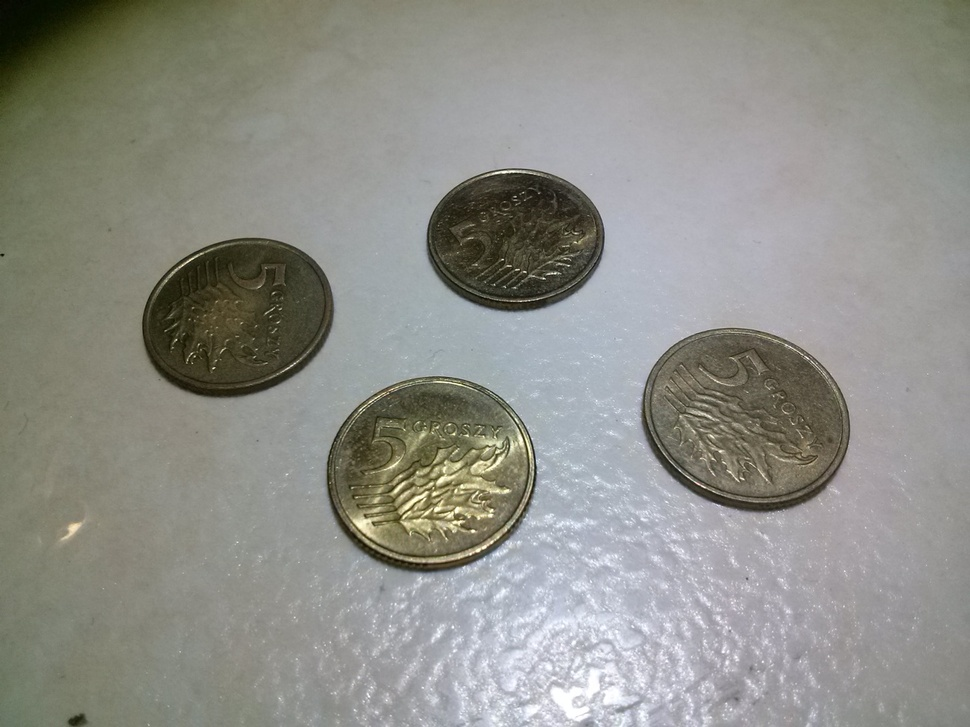
#> input picture Sprawozdanie/zdjecia/1280 x 960/CAM01584.jpg, 970 x 727 px, shrunk from 1280 x 960 before the run; its folder holds only this picture in this run
$ python 'Testowanie wykrywania okregow.py'   (older library calls are emulated)
#> lines starting #> are read from the running program, lines starting #| are printed output that depends on the picture; after the words box and inside, x2 and y2 are one past the last pixel; in counts of white or black regions, pixels touching at a corner belong together
import cv2
from matplotlib import pyplot as plt
import numpy as np
import os
import gc


def progowanie(image):
    print("\tTrwa wykrywanie konturow...")

    gray = cv2.cvtColor(image, cv2.COLOR_RGB2GRAY)

    blurred = cv2.GaussianBlur(gray, (5, 5), 0)

    canny = cv2.Canny(blurred, 50, 100)

    print("\tKoniec wykrywania konturow.")
    return canny


def main():
    sciezkaZrodlowa = "zdjecia/1280 x 960/"
    sciezkaDocelowa = "Testowanie wykrywania okregow/1280 x 960/"

    tytul = os.listdir(sciezkaZrodlowa)


    for i in range(len(tytul)):
        print("Trwa przetwarzanie obrazu o indeksie i = " + str(i) + "/" + str(len(tytul)) + " (" + tytul[i])
        oryginal = cv2.imread(sciezkaZrodlowa + tytul[i], cv2.IMREAD_COLOR)
#> oryginal is the input picture: shape (727, 970, 3); mean B, G, R 136.3, 143.2, 142.7
        minimalnyPromien = int(min(oryginal.shape[:2])/20)
#> minimalnyPromien = 36
        maksymalnyPromien = int(min(oryginal.shape[:2])/3)
#> maksymalnyPromien = 242


        image = progowanie(oryginal)
#> in progowanie, `gray = cv2.cvtColor(image, cv2.COLOR_RGB2GRAY)`:
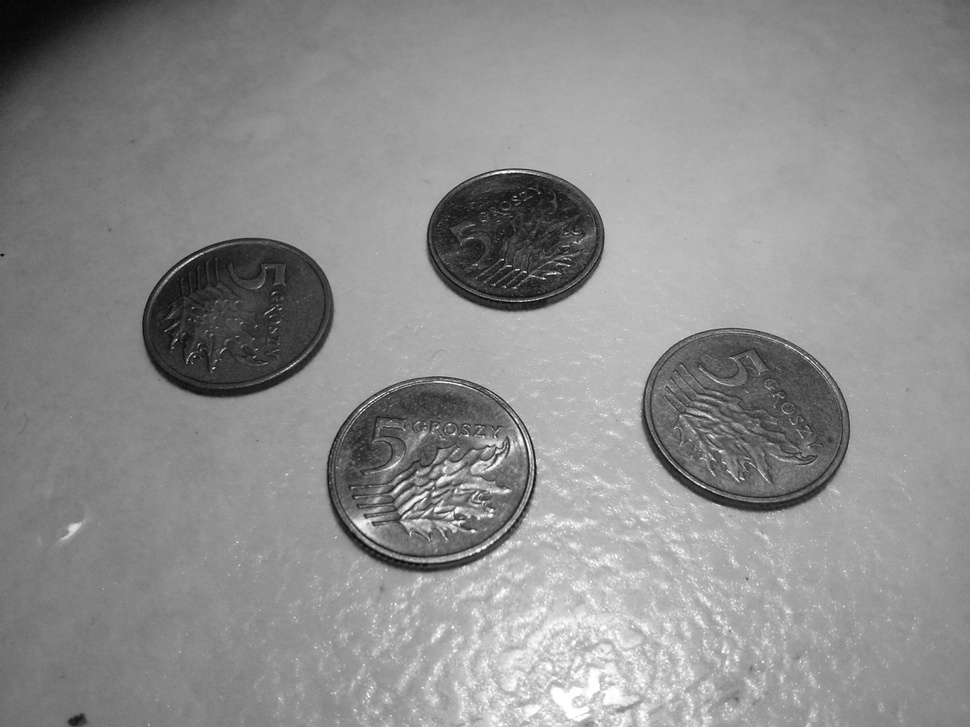
#> gray: shape (727, 970); min 1, max 255, mean 141.1
#> in progowanie, `canny = cv2.Canny(blurred, 50, 100)`:
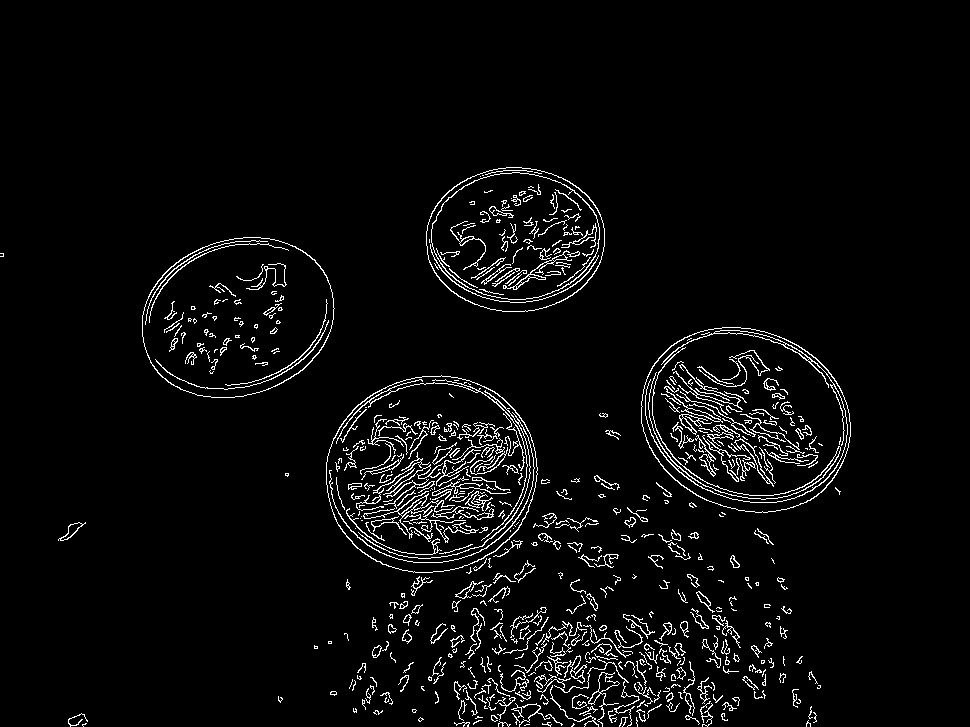
#> canny: shape (727, 970); 4% white in thin lines or dots, all inside (x1, y1, x2, y2) = (0, 167, 851, 727)

        maska = np.ones((5, 5), np.uint8)
        image = cv2.dilate(image, maska, iterations=1)
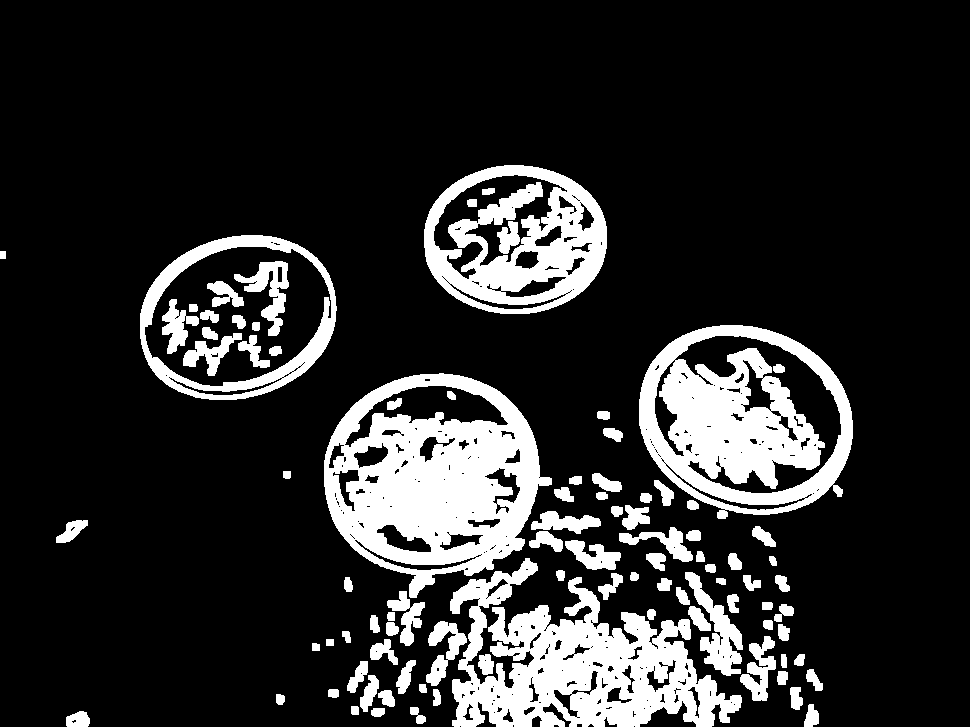
#> image: shape (727, 970); 17.1% white; 93 white regions
        im2, contours, hierarchy = cv2.findContours(image, cv2.RETR_EXTERNAL, cv2.CHAIN_APPROX_SIMPLE)
#> contours = 76 contours; largest, box (x1, y1, x2, y2) and area: (324, 373, 552, 598) 35320, (639, 325, 853, 519) 31937, (140, 235, 337, 400) 25514, (450, 558, 742, 727) 25189, (424, 165, 607, 314) 21588
        imageWszystkieKontury = cv2.drawContours(oryginal.copy(), contours, -1, (0, 255, 0), 3)
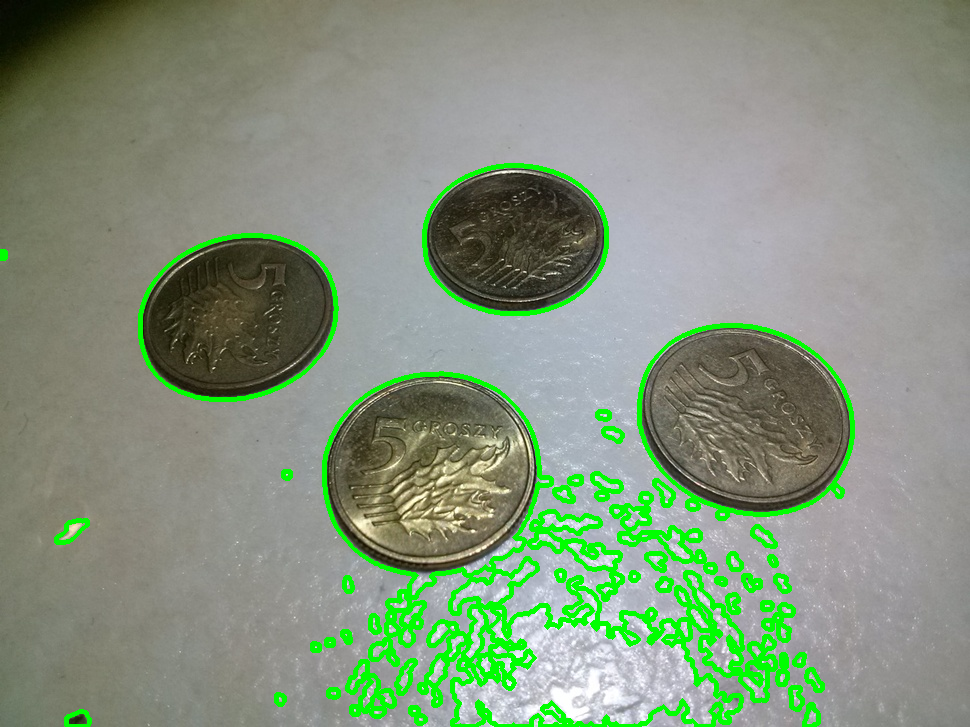
#> imageWszystkieKontury: shape (727, 970, 3); mean B, G, R 125.2, 148.2, 132.1

        print("\tTrwa identyfikacja konturów okręgów...")
        konturyOkregow = []
        for contour in contours:

            x = contour[:, 0, 0]
            y = contour[:, 0, 1]

            xmin = min(x)
            xmax = max(x)
            ymin = min(y)
            ymax = max(y)
            dx = xmax - xmin
            dy = ymax - ymin

            if(dx >= minimalnyPromien) and (dy >= minimalnyPromien):
                xmean = np.mean(x)
                ymean = np.mean(y)
                odlegloscOdSrodka = ((xmean - x) ** 2 + (ymean - y) ** 2) ** (0.5)
                odlegloscOdSrodkaMean = np.mean(odlegloscOdSrodka)
                odlegloscOdSrodkaStd = np.std(odlegloscOdSrodka)

                if(odlegloscOdSrodkaStd < 0.2 * odlegloscOdSrodkaMean):
                    konturyOkregow.append(contour)
#> this loop made 76 passes
#> (xmin, xmax, ymin, ymax, dx, dy, xmean, ymean) on passes 27, 36, 44, 48, 72, 73, 75, 76: (426, 466, 621, 685, 40, 64, 444.3, 648.9), (387, 424, 591, 645, 37, 54, 407.9, 615.8), (685, 742, 572, 675, 57, 103, 716, 630.2), (450, 741, 558, 726, 291, 168, 562.1, 649.9), (324, 551, 373, 597, 227, 224, 437.3, 484.4), (639, 852, 325, 518, 213, 193, 750.2, 427.4), (140, 336, 235, 399, 196, 164, 239.4, 316.4), (424, 606, 165, 313, 182, 148, 516.5, 238.2)
#> (xmin, xmax, ymin, ymax, dx, dy) on passes 1, 2, 3, 5, 7, 8: (66, 89, 711, 726, 23, 15), (371, 384, 708, 716, 13, 8), (410, 425, 707, 723, 15, 16), (804, 818, 704, 726, 14, 22), (378, 394, 690, 706, 16, 16), (433, 440, 689, 705, 7, 16)
#> after the loop, konturyOkregow = 4 contours; box (x1, y1, x2, y2) and area: (324, 373, 552, 598) 35320, (639, 325, 853, 519) 31937, (140, 235, 337, 400) 25514, (424, 165, 607, 314) 21588
        print("\tIdentyfikacja konturów okręgów zakończona.")


        imageKonturyOkregow = cv2.drawContours(oryginal.copy(), konturyOkregow, -1, (0, 255, 0), 7)
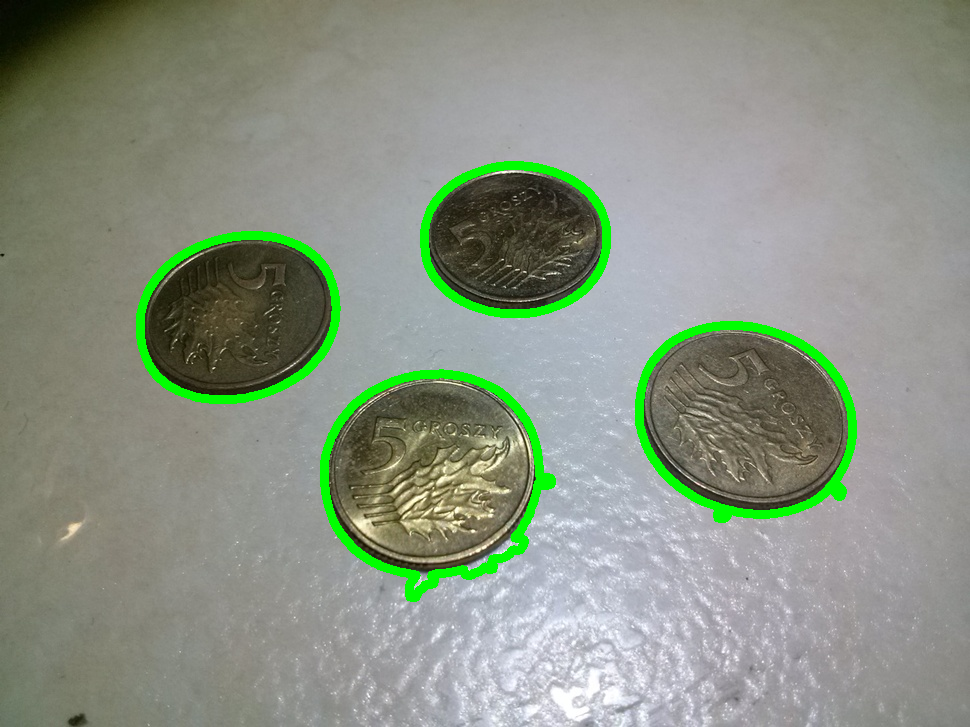
#> imageKonturyOkregow: shape (727, 970, 3); mean B, G, R 131.6, 146.7, 138.1

        print("\tTrwa rysowanie wykresow...")
        fig, ax = plt.subplots(nrows=1, ncols=2, figsize=(12, 5), subplot_kw={'xticks': [], 'yticks': []})
        fig.subplots_adjust(left=0, right=1, bottom=0, top=1, hspace=0.1, wspace=0.1)
        ax[0].set_title("Ilosc konturów: " + str(len(contours)))
        ax[0].imshow(cv2.cvtColor(imageWszystkieKontury, cv2.COLOR_BGR2RGB), aspect='equal', interpolation='bilinear')
        ax[1].set_title("Ilosc okręgów: " + str(len(konturyOkregow)))
        ax[1].imshow(cv2.cvtColor(imageKonturyOkregow, cv2.COLOR_BGR2RGB), aspect='equal', interpolation='bilinear')

        """
        print("\tPrzygotowywanie wyswietlenia obrazow w panelu bocznym...")
        plt.show()
        print("\tPomyslnie wyswietlono.\n\n")
        """

        print("\tTrwa zapisywanie do pliku jpg...")
        fig.savefig(sciezkaDocelowa + tytul[i])
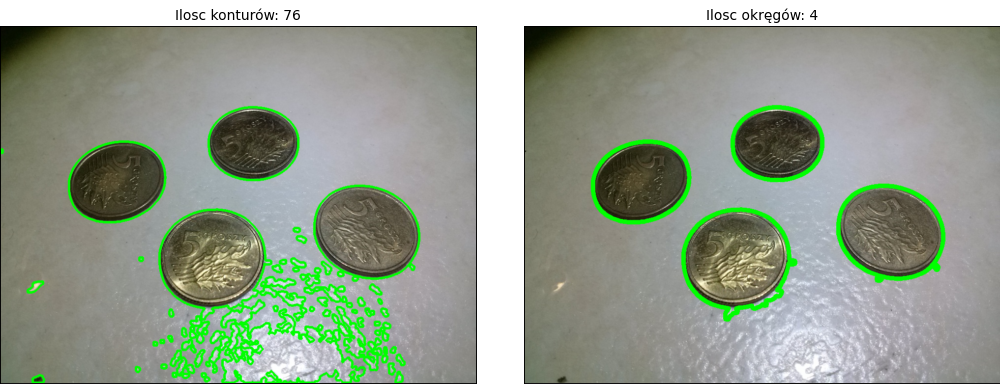
#> figure drawn by matplotlib, 2 panels
        print("\tPomyslnie zapisano do pliku jpg.\n\n")


        #Zwolnienie pamięci zajmowanej przez duże macierze z obrazami
        print("\tTrwa zwolnienie pamięci...")
        plt.close()
        gc.collect()
        print("\tPomyslnie zwoniono pamięć.\n")


main()
